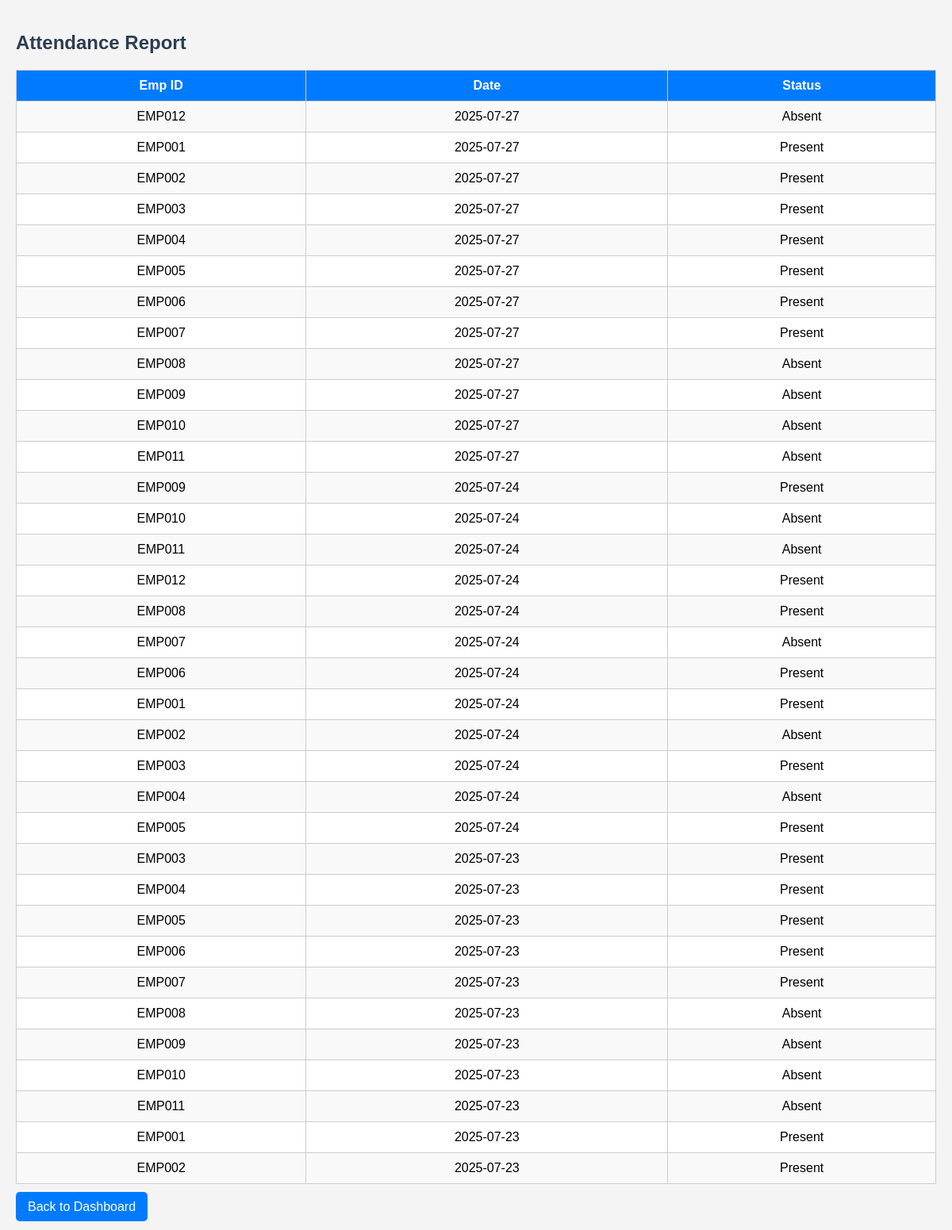
Screenshot of /attendance_report.php (signed in) with the database file from the repository.
### tables this page shows
CREATE TABLE IF NOT EXISTS `attendance` (
  `id` int NOT NULL AUTO_INCREMENT,
  `emp_id` varchar(10) DEFAULT NULL,
  `date` date DEFAULT NULL,
  `status` enum('Present','Absent') DEFAULT NULL,
  PRIMARY KEY (`id`),
  UNIQUE KEY `emp_id` (`emp_id`,`date`)
);

### attendance_report.php (the view, shortened to what this page needs)
<?php
include 'db.php';
?>
<!DOCTYPE html>
<html>
<head>
</head>
<body>
<div class="container">
  <h2>Attendance Report</h2>
  <table>
    <tr>
      <th>Emp ID</th>
      <th>Date</th>
      <th>Status</th>
    </tr>
    <?php
    $sql = "SELECT emp_id, date, status FROM attendance ORDER BY date DESC";
    $result = $conn->query($sql);
    if ($result->num_rows > 0) {
        while ($row = $result->fetch_assoc()) {
            echo "<tr>
                    <td>{$row['emp_id']}</td>
                    <td>{$row['date']}</td>
                    <td>{$row['status']}</td>
                  </tr>";
        }
    } else {
        echo "<tr><td colspan='3'>No attendance data found</td></tr>";
    }
    ?>
  </table>
  <a href="index.php" class="back-link">Back to Dashboard</a>
</div>
</body>
</html>

### attendance_report.php (style rules this page uses)
body { font-family: Arial, sans-serif; background: #f4f4f4; margin: 0; padding: 0; }
.container { padding: 20px; }
h2 { color: #2c3e50; margin-bottom: 20px; }
table { width: 100%; background-color: white; border-collapse: collapse; margin-bottom: 20px; }
th, td { padding: 10px; text-align: center; border: 1px solid #ccc; }
th { background-color: #007bff; color: white; }
tr:nth-child(even) { background-color: #f9f9f9; }
.back-link { text-decoration: none; background: #007bff; color: white; padding: 10px 15px; border-radius: 5px; }

### rows the page displays
attendance: emp "EMP012", date "2025-07-27", status "Absent"
attendance: emp "EMP001", date "2025-07-27", status "Present"
attendance: emp "EMP002", date "2025-07-27", status "Present"
attendance: emp "EMP003", date "2025-07-27", status "Present"
attendance: emp "EMP004", date "2025-07-27", status "Present"
attendance: emp "EMP005", date "2025-07-27", status "Present"
attendance: emp "EMP006", date "2025-07-27", status "Present"
attendance: emp "EMP007", date "2025-07-27", status "Present"
attendance: emp "EMP008", date "2025-07-27", status "Absent"
attendance: emp "EMP009", date "2025-07-27", status "Absent"
attendance: emp "EMP010", date "2025-07-27", status "Absent"
attendance: emp "EMP011", date "2025-07-27", status "Absent"
attendance: emp "EMP009", date "2025-07-24", status "Present"
attendance: emp "EMP010", date "2025-07-24", status "Absent"
attendance: emp "EMP011", date "2025-07-24", status "Absent"
attendance: emp "EMP012", date "2025-07-24", status "Present"
attendance: emp "EMP008", date "2025-07-24", status "Present"
attendance: emp "EMP007", date "2025-07-24", status "Absent"
attendance: emp "EMP006", date "2025-07-24", status "Present"
attendance: emp "EMP001", date "2025-07-24", status "Present"
attendance: emp "EMP002", date "2025-07-24", status "Absent"
attendance: emp "EMP003", date "2025-07-24", status "Present"
attendance: emp "EMP004", date "2025-07-24", status "Absent"
attendance: emp "EMP005", date "2025-07-24", status "Present"
attendance: emp "EMP003", date "2025-07-23", status "Present"
attendance: emp "EMP004", date "2025-07-23", status "Present"
attendance: emp "EMP005", date "2025-07-23", status "Present"
attendance: emp "EMP006", date "2025-07-23", status "Present"
attendance: emp "EMP007", date "2025-07-23", status "Present"
attendance: emp "EMP008", date "2025-07-23", status "Absent"
attendance: emp "EMP009", date "2025-07-23", status "Absent"
attendance: emp "EMP010", date "2025-07-23", status "Absent"
attendance: emp "EMP011", date "2025-07-23", status "Absent"
attendance: emp "EMP001", date "2025-07-23", status "Present"
attendance: emp "EMP002", date "2025-07-23", status "Present"
